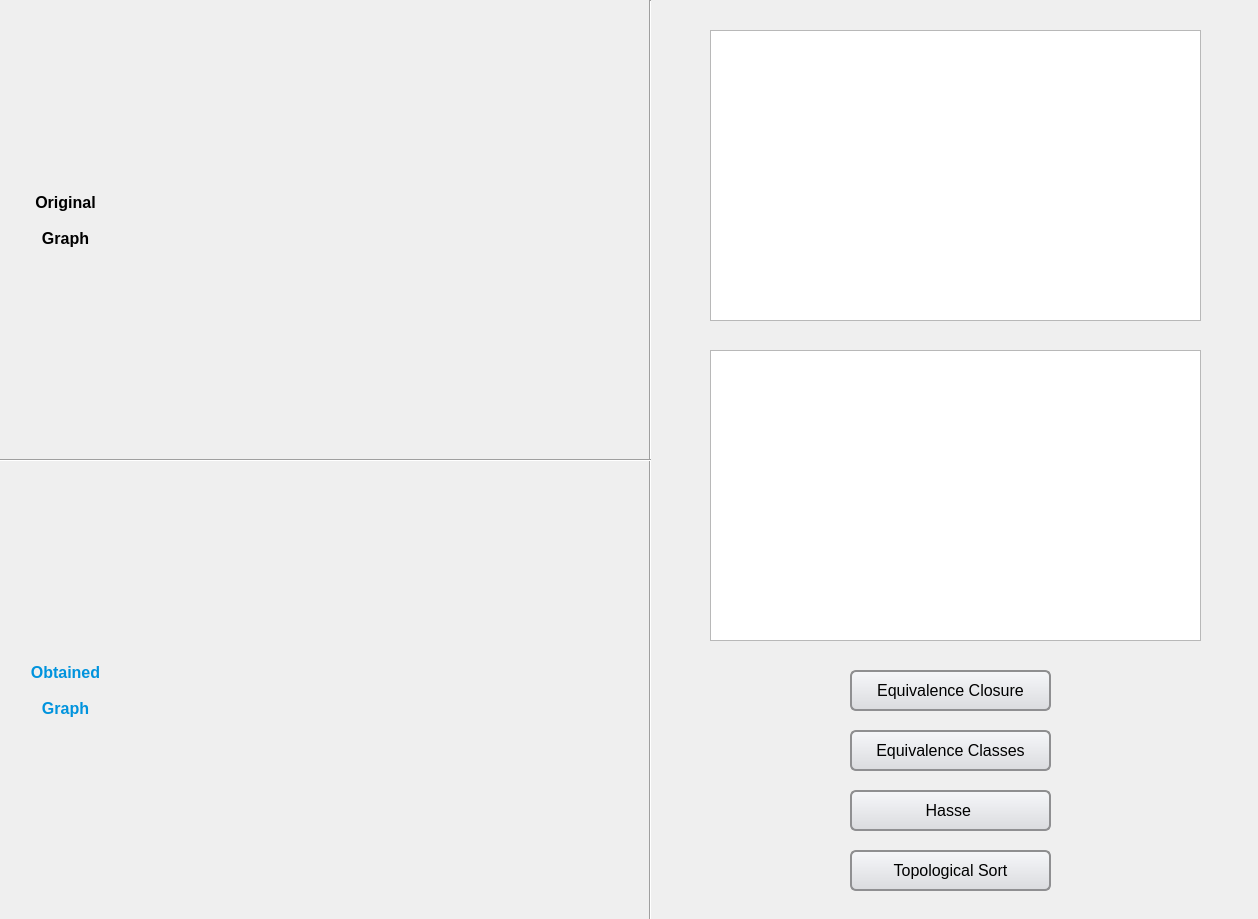
<?xml version="1.0" encoding="UTF-8"?>
<ui version="4.0">
 <class>MainWindowClass</class>
 <widget class="QMainWindow" name="MainWindowClass">
  <property name="geometry">
   <rect>
    <x>0</x>
    <y>0</y>
    <width>1258</width>
    <height>919</height>
   </rect>
  </property>
  <property name="windowTitle">
   <string>MainWindow</string>
  </property>
  <widget class="QWidget" name="centralWidget">
   <widget class="Line" name="line">
    <property name="geometry">
     <rect>
      <x>640</x>
      <y>0</y>
      <width>20</width>
      <height>921</height>
     </rect>
    </property>
    <property name="orientation">
     <enum>Qt::Vertical</enum>
    </property>
   </widget>
   <widget class="QTextBrowser" name="originalTextBrowser">
    <property name="geometry">
     <rect>
      <x>710</x>
      <y>30</y>
      <width>491</width>
      <height>291</height>
     </rect>
    </property>
    <property name="font">
     <font>
      <family>Microsoft YaHei UI</family>
      <pointsize>16</pointsize>
     </font>
    </property>
    <property name="autoFillBackground">
     <bool>false</bool>
    </property>
   </widget>
   <widget class="QPushButton" name="equivClosureBtn">
    <property name="geometry">
     <rect>
      <x>850</x>
      <y>670</y>
      <width>201</width>
      <height>41</height>
     </rect>
    </property>
    <property name="font">
     <font>
      <family>Microsoft YaHei UI</family>
      <pointsize>12</pointsize>
     </font>
    </property>
    <property name="cursor">
     <cursorShape>PointingHandCursor</cursorShape>
    </property>
    <property name="styleSheet">
     <string notr="true">QPushButton {
    border: 2px solid #8f8f91;
    border-radius: 6px;
    background-color: qlineargradient(x1: 0, y1: 0, x2: 0, y2: 1, stop: 0 #f6f7fa, stop: 1 #dadbde);
    min-width: 80px;
}

QPushButton:hover {
    background-color: qlineargradient(x1: 0, y1: 0, x2: 0, y2: 1, stop: 0 #dadbde, stop: 1 #00aaff);
}

QPushButton:pressed {
    background-color: qlineargradient(x1: 0, y1: 0, x2: 0, y2: 1, stop: 0 #dadbde, stop: 1 #008acf);
}

QPushButton:flat {
    border: none; /* no border for a flat push button */
}

QPushButton:default {
    border-color: navy; /* make the default button prominent */
}</string>
    </property>
    <property name="text">
     <string>Equivalence Closure</string>
    </property>
    <property name="autoDefault">
     <bool>false</bool>
    </property>
    <property name="default">
     <bool>false</bool>
    </property>
    <property name="flat">
     <bool>false</bool>
    </property>
   </widget>
   <widget class="QPushButton" name="equivClassesBtn">
    <property name="geometry">
     <rect>
      <x>850</x>
      <y>730</y>
      <width>201</width>
      <height>41</height>
     </rect>
    </property>
    <property name="font">
     <font>
      <family>Microsoft YaHei UI</family>
      <pointsize>12</pointsize>
     </font>
    </property>
    <property name="cursor">
     <cursorShape>PointingHandCursor</cursorShape>
    </property>
    <property name="styleSheet">
     <string notr="true">QPushButton {
    border: 2px solid #8f8f91;
    border-radius: 6px;
    background-color: qlineargradient(x1: 0, y1: 0, x2: 0, y2: 1, stop: 0 #f6f7fa, stop: 1 #dadbde);
    min-width: 80px;
}

QPushButton:hover {
    background-color: qlineargradient(x1: 0, y1: 0, x2: 0, y2: 1, stop: 0 #dadbde, stop: 1 #00aaff);
}

QPushButton:pressed {
    background-color: qlineargradient(x1: 0, y1: 0, x2: 0, y2: 1, stop: 0 #dadbde, stop: 1 #008acf);
}

QPushButton:flat {
    border: none; /* no border for a flat push button */
}

QPushButton:default {
    border-color: navy; /* make the default button prominent */
}</string>
    </property>
    <property name="text">
     <string>Equivalence Classes</string>
    </property>
   </widget>
   <widget class="QPushButton" name="hasseBtn">
    <property name="geometry">
     <rect>
      <x>850</x>
      <y>790</y>
      <width>201</width>
      <height>41</height>
     </rect>
    </property>
    <property name="font">
     <font>
      <family>Microsoft YaHei UI</family>
      <pointsize>12</pointsize>
     </font>
    </property>
    <property name="cursor">
     <cursorShape>PointingHandCursor</cursorShape>
    </property>
    <property name="styleSheet">
     <string notr="true">QPushButton {
    border: 2px solid #8f8f91;
    border-radius: 6px;
    background-color: qlineargradient(x1: 0, y1: 0, x2: 0, y2: 1, stop: 0 #f6f7fa, stop: 1 #dadbde);
    min-width: 80px;
}

QPushButton:hover {
    background-color: qlineargradient(x1: 0, y1: 0, x2: 0, y2: 1, stop: 0 #dadbde, stop: 1 #00aaff);
}

QPushButton:pressed {
    background-color: qlineargradient(x1: 0, y1: 0, x2: 0, y2: 1, stop: 0 #dadbde, stop: 1 #008acf);
}

QPushButton:flat {
    border: none; /* no border for a flat push button */
}

QPushButton:default {
    border-color: navy; /* make the default button prominent */
}</string>
    </property>
    <property name="text">
     <string>Hasse </string>
    </property>
   </widget>
   <widget class="QPushButton" name="topoBtn">
    <property name="geometry">
     <rect>
      <x>850</x>
      <y>850</y>
      <width>201</width>
      <height>41</height>
     </rect>
    </property>
    <property name="font">
     <font>
      <family>Microsoft YaHei UI</family>
      <pointsize>12</pointsize>
     </font>
    </property>
    <property name="cursor">
     <cursorShape>PointingHandCursor</cursorShape>
    </property>
    <property name="styleSheet">
     <string notr="true">QPushButton {
    border: 2px solid #8f8f91;
    border-radius: 6px;
    background-color: qlineargradient(x1: 0, y1: 0, x2: 0, y2: 1, stop: 0 #f6f7fa, stop: 1 #dadbde);
    min-width: 80px;
}

QPushButton:hover {
    background-color: qlineargradient(x1: 0, y1: 0, x2: 0, y2: 1, stop: 0 #dadbde, stop: 1 #00aaff);
}

QPushButton:pressed {
    background-color: qlineargradient(x1: 0, y1: 0, x2: 0, y2: 1, stop: 0 #dadbde, stop: 1 #008acf);
}

QPushButton:flat {
    border: none; /* no border for a flat push button */
}

QPushButton:default {
    border-color: navy; /* make the default button prominent */
}</string>
    </property>
    <property name="text">
     <string>Topological Sort</string>
    </property>
   </widget>
   <widget class="QTextBrowser" name="resultTextBrowser">
    <property name="geometry">
     <rect>
      <x>710</x>
      <y>350</y>
      <width>491</width>
      <height>291</height>
     </rect>
    </property>
    <property name="font">
     <font>
      <family>Microsoft YaHei UI</family>
      <pointsize>16</pointsize>
     </font>
    </property>
    <property name="autoFillBackground">
     <bool>false</bool>
    </property>
    <property name="styleSheet">
     <string notr="true">QTextBrowser{
	color: #5599FF;
}</string>
    </property>
   </widget>
   <widget class="Line" name="line_3">
    <property name="geometry">
     <rect>
      <x>0</x>
      <y>450</y>
      <width>651</width>
      <height>20</height>
     </rect>
    </property>
    <property name="orientation">
     <enum>Qt::Horizontal</enum>
    </property>
   </widget>
   <widget class="QLabel" name="label">
    <property name="geometry">
     <rect>
      <x>0</x>
      <y>160</y>
      <width>131</width>
      <height>121</height>
     </rect>
    </property>
    <property name="font">
     <font>
      <family>Microsoft YaHei UI</family>
      <pointsize>12</pointsize>
      <weight>75</weight>
      <bold>true</bold>
     </font>
    </property>
    <property name="styleSheet">
     <string notr="true"/>
    </property>
    <property name="text">
     <string>Original

Graph</string>
    </property>
    <property name="alignment">
     <set>Qt::AlignCenter</set>
    </property>
    <property name="wordWrap">
     <bool>false</bool>
    </property>
   </widget>
   <widget class="QLabel" name="label_2">
    <property name="geometry">
     <rect>
      <x>0</x>
      <y>630</y>
      <width>131</width>
      <height>121</height>
     </rect>
    </property>
    <property name="font">
     <font>
      <family>Microsoft YaHei UI</family>
      <pointsize>12</pointsize>
      <weight>75</weight>
      <bold>true</bold>
     </font>
    </property>
    <property name="styleSheet">
     <string notr="true">QLabel{
  color: #0093dd;
}</string>
    </property>
    <property name="text">
     <string>Obtained

Graph</string>
    </property>
    <property name="alignment">
     <set>Qt::AlignCenter</set>
    </property>
    <property name="wordWrap">
     <bool>false</bool>
    </property>
   </widget>
  </widget>
 </widget>
 <layoutdefault spacing="6" margin="11"/>
 <resources>
  <include location="mainWindow.qrc"/>
 </resources>
 <connections/>
</ui>
